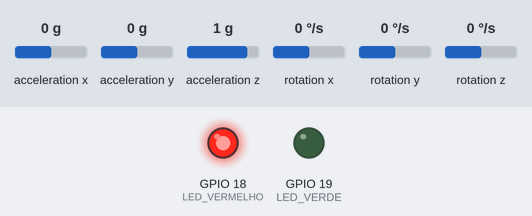
The sketch below on a simulated ESP32. Parts: output pins drawn as LEDs (lit = HIGH). Wiring (inferred from the names in the program): MPU-6050 motion sensor at I2C address 0x68. Inputs (shaded band) come from the test bench; at power-on: acceleration x 0 g, acceleration y 0 g, acceleration z 1 g, rotation x 0 °/s, rotation y 0 °/s, rotation z 0 °/s. Nothing arrives over Bluetooth unless stated; a phone connects over Bluetooth LE 3 s after start; what the sketch prints to the serial monitor is not drawn.

Above: at 0.1 s.
At 1.5 s:
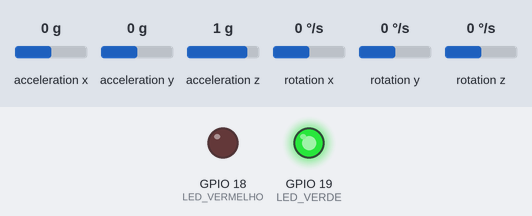
Timing chart, 0 to 3.0 s (numbered marks = the images above):
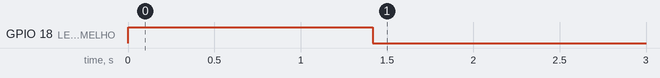

The sketch:

main.ino
```cpp
/*
 * Halter Inteligente — firmware ESP32 + MPU-6050
 * Lê o IMU a 100 Hz, filtra (passa-baixa 12 Hz), estima o ângulo θ e transmite a 50 Hz por BLE (e Serial).
 * Seções do memorial de cálculo: 5.1 (discretização), 5.2 (calibração), 5.4 (ângulo), 5.4.3 (gravidade), 5.7 (filtro).
 * Dois ângulos são estimados pelo mesmo método (extrapolação + gradiente descendente):
 *   θ (rotação em X, o movimento do exercício) e φ (inclinação lateral, rotação em Y), para que a gravidade
 *   seja retirada dos três eixos — sem φ, parte de g "vaza" para ax e vira um falso desvio lateral.
 * Pacote CSV: t_ms,theta_graus,ax,ay,az   (aceleração linear em m/s²)
 */
#include <Wire.h>
#include <BLEDevice.h>
#include <BLE2902.h>

// ---------- Pinos e constantes ----------
#define MPU 0x68
#define LED_VERDE 19
#define LED_VERMELHO 18
const float ESC_ACEL = 8192.0;  // LSB/g  (faixa ±4 g)
const float ESC_GIRO = 65.5;    // LSB/(°/s) (faixa ±500 °/s)
const float G = 9.81;
const float ALFA = 0.1;         // 5.4.2 passo α do gradiente descendente
const float DT = 0.01;          // 5.1 Δt_sensor = 1/100 Hz
const unsigned long PERIODO_US = 10000;  // 10 ms entre leituras (100 Hz)
// 5.7 Filtro digital passa-baixa de 1ª ordem com corte em 12 Hz: mantém os tremores (3–12 Hz) e remove ruído
const float FC_FILTRO = 12.0;
const float K_FILTRO = DT / (1.0 / (2 * PI * FC_FILTRO) + DT);   // y_k = y_k-1 + K·(x_k − y_k-1), K ≈ 0,43

// ---------- BLE (serviço UART da Nordic) ----------
BLECharacteristic *tx;
bool conectado = false;
struct Callbacks : BLEServerCallbacks {
  void onConnect(BLEServer *s) { conectado = true; }
  void onDisconnect(BLEServer *s) { conectado = false; BLEDevice::startAdvertising(); }
};

// ---------- Estado ----------
float offsetGx = 0, offsetGy = 0, offsetGz = 0;  // E_medio de cada eixo do giroscópio (°/s)
float theta = 0, phi = 0;                        // θ: ângulo do exercício · φ: inclinação lateral
float wAnterior = 0, wPhiAnterior = 0;           // ω(t_k-1) de θ e de φ, usadas na extrapolação
float fAx = 0, fAy = 0, fAz = G, fWx = 0, fWy = 0, fWz = 0;  // saídas do filtro de 12 Hz
bool primeiraLeitura = true;
unsigned long tAnterior;
int contador = 0;

// ---------- Funções auxiliares de I2C ----------
void escreve(byte reg, byte val) {
  Wire.beginTransmission(MPU); Wire.write(reg); Wire.write(val); Wire.endTransmission();
}
void le(byte reg, int n, int16_t *dest) {  // lê n palavras de 16 bits a partir de reg
  Wire.beginTransmission(MPU); Wire.write(reg); Wire.endTransmission(false);
  Wire.requestFrom(MPU, n * 2);
  for (int i = 0; i < n; i++) { int alto = Wire.read(); dest[i] = (alto << 8) | Wire.read(); }
}
bool sensorConectado() {
  Wire.beginTransmission(MPU); Wire.write(0x75); Wire.endTransmission(false);
  Wire.requestFrom(MPU, 1);
  return Wire.read() == 0x68;  // WHO_AM_I
}

void setup() {
  // 1. Inicializa I2C, LEDs e Serial
  Serial.begin(115200);
  pinMode(LED_VERDE, OUTPUT);
  pinMode(LED_VERMELHO, OUTPUT);
  Wire.begin(21, 22);
  Wire.setClock(400000);

  // 2. Sensor conectado? Se não, pisca o vermelho e tenta de novo
  while (!sensorConectado()) {
    Serial.println("#ERRO_SENSOR");
    digitalWrite(LED_VERMELHO, !digitalRead(LED_VERMELHO));
    delay(500);
  }
  escreve(0x6B, 0x00);  // acorda o MPU
  escreve(0x1A, 0x03);  // filtro passa-baixa ~42 Hz
  escreve(0x1B, 0x08);  // giroscópio ±500 °/s
  escreve(0x1C, 0x08);  // acelerômetro ±4 g

  // 3. Calibração (5.2): E_medio = (1/500)·Σ leitura_parado,i — 500 amostras em repouso (LED vermelho aceso)
  digitalWrite(LED_VERMELHO, HIGH);
  int16_t g[3];
  for (int i = 0; i < 500; i++) {
    le(0x43, 3, g);
    offsetGx += g[0] / ESC_GIRO; offsetGy += g[1] / ESC_GIRO; offsetGz += g[2] / ESC_GIRO;
    delay(2);
  }
  offsetGx /= 500; offsetGy /= 500; offsetGz /= 500;
  digitalWrite(LED_VERMELHO, LOW);
  digitalWrite(LED_VERDE, HIGH);

  // 4. BLE
  BLEDevice::init("Haltere");
  BLEDevice::setMTU(100);  // pacote inteiro em uma notificação (o padrão corta em 20 bytes)
  BLEServer *servidor = BLEDevice::createServer();
  servidor->setCallbacks(new Callbacks());
  BLEService *servico = servidor->createService("6E400001-B5A3-F393-E0A9-E50E24DCCA9E");
  tx = servico->createCharacteristic("6E400003-B5A3-F393-E0A9-E50E24DCCA9E", BLECharacteristic::PROPERTY_NOTIFY);
  tx->addDescriptor(new BLE2902());
  servico->start();
  BLEDevice::startAdvertising();
  Serial.println("#PRONTO");

  // 5. Inicia temporizadores
  tAnterior = micros();
}

void loop() {
  // 5.1 Amostragem em cadência fixa de 100 Hz: cada passo vale exatamente Δt = 0,01 s
  unsigned long agora = micros();
  if (agora - tAnterior < PERIODO_US) return;
  tAnterior += PERIODO_US;
  if (agora - tAnterior > 5 * PERIODO_US) tAnterior = agora;  // atraso grande (ex.: BLE): ressincroniza

  // Lê acelerômetro, temperatura (ignorada) e giroscópio de uma vez
  int16_t r[7];
  le(0x3B, 7, r);

  // 5.2 Converte unidades e corrige o offset: a = (a_lida/8192)·9,81 [m/s²]; ω = (ω_lido/65,5) − E_medio [°/s]
  float ax = r[0] / ESC_ACEL * G, ay = r[1] / ESC_ACEL * G, az = r[2] / ESC_ACEL * G;
  float wx = r[4] / ESC_GIRO - offsetGx, wy = r[5] / ESC_GIRO - offsetGy, wz = r[6] / ESC_GIRO - offsetGz;

  // 5.7 Filtro digital passa-baixa de 12 Hz aplicado a cada leitura recebida
  if (primeiraLeitura) { fAx = ax; fAy = ay; fAz = az; fWx = wx; fWy = wy; fWz = wz; }
  fAx += K_FILTRO * (ax - fAx); fAy += K_FILTRO * (ay - fAy); fAz += K_FILTRO * (az - fAz);
  fWx += K_FILTRO * (wx - fWx); fWy += K_FILTRO * (wy - fWy); fWz += K_FILTRO * (wz - fWz);
  ax = fAx; ay = fAy; az = fAz; wx = fWx; wy = fWy; wz = fWz;

  // 5.4.1 Ângulo de referência da gravidade: θ_acel = arctan(ay/az) (atan2 = arco-tangente válida nos 4 quadrantes)
  float thetaAcel = atan2(ay, az) * RAD_TO_DEG;
  // Inclinação lateral pela gravidade: φ_acel = arctan(−ax / √(ay² + az²))
  float phiAcel = atan2(-ax, sqrt(ay * ay + az * az)) * RAD_TO_DEG;
  // Velocidade de φ em ângulos de Euler (rotação em X seguida de Y): φ' = ωy·cos θ − ωz·sen θ
  float wPhi = wy * cos(theta * DEG_TO_RAD) - wz * sin(theta * DEG_TO_RAD);
  if (primeiraLeitura) {
    theta = thetaAcel; wAnterior = wx; phi = phiAcel; wPhiAnterior = wPhi; primeiraLeitura = false;
  }
  // 5.4 Extrapolação linear (Taylor de 1ª ordem): θ_prev(t_k) = θ(t_k-1) + ω(t_k-1)·Δt
  float thetaPrev = theta + wAnterior * DT;
  // 5.4.2 Gradiente descendente: θ(t_k) = θ_prev(t_k) − α·(θ_prev − θ_acel)
  // A diferença é levada a (−180°, 180°]: atan2 salta de +180° para −180°, e θ continua contínuo (sem "dar a volta")
  float erroTheta = thetaPrev - thetaAcel;
  erroTheta -= 360.0 * round(erroTheta / 360.0);
  theta = thetaPrev - ALFA * erroTheta;
  wAnterior = wx;
  // Mesmo método para φ: extrapolação linear + gradiente descendente
  float phiPrev = phi + wPhiAnterior * DT;
  phi = phiPrev - ALFA * (phiPrev - phiAcel);
  wPhiAnterior = wPhi;

  // 5.4.3 Subtração da gravidade nos três eixos, g_sensor = 9,81·(−sen φ, cos φ·sen θ, cos φ·cos θ):
  //   a_lin,x = ax + 9,81·sen φ;  a_lin,y = ay − 9,81·cos φ·sen θ;  a_lin,z = az − 9,81·cos φ·cos θ
  float th = theta * DEG_TO_RAD, ph = phi * DEG_TO_RAD;
  ax += G * sin(ph);
  ay -= G * cos(ph) * sin(th);
  az -= G * cos(ph) * cos(th);

  // 5.1 A cada 2 leituras (Δt_envio = 0,02 s → 50 Hz) monta e transmite o pacote
  if (++contador < 2) return;
  contador = 0;
  char pacote[64];
  snprintf(pacote, sizeof(pacote), "%lu,%.2f,%.3f,%.3f,%.3f", millis(), theta, ax, ay, az);
  Serial.println(pacote);
  if (conectado) { tx->setValue((uint8_t *)pacote, strlen(pacote)); tx->notify(); }
}
```
